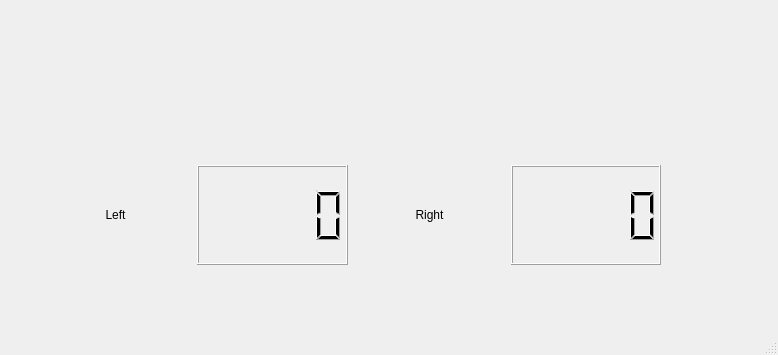
<?xml version="1.0" encoding="UTF-8"?>
<ui version="4.0">
 <class>MainWindow</class>
 <widget class="QMainWindow" name="MainWindow">
  <property name="geometry">
   <rect>
    <x>0</x>
    <y>0</y>
    <width>778</width>
    <height>355</height>
   </rect>
  </property>
  <property name="windowTitle">
   <string>MainWindow</string>
  </property>
  <widget class="QWidget" name="centralwidget">
   <widget class="QLabel" name="label_5">
    <property name="geometry">
     <rect>
      <x>150</x>
      <y>20</y>
      <width>491</width>
      <height>81</height>
     </rect>
    </property>
    <property name="text">
     <string/>
    </property>
    <property name="pixmap">
     <pixmap>../resources/images/snowbot.jpeg</pixmap>
    </property>
   </widget>
   <widget class="QWidget" name="">
    <property name="geometry">
     <rect>
      <x>40</x>
      <y>150</y>
      <width>621</width>
      <height>131</height>
     </rect>
    </property>
    <layout class="QGridLayout" name="gridLayout_3">
     <item row="0" column="0">
      <layout class="QGridLayout" name="gridLayout" rowminimumheight="0">
       <item row="0" column="0">
        <widget class="QLabel" name="label">
         <property name="maximumSize">
          <size>
           <width>200</width>
           <height>100</height>
          </size>
         </property>
         <property name="text">
          <string>Left</string>
         </property>
         <property name="alignment">
          <set>Qt::AlignCenter</set>
         </property>
        </widget>
       </item>
       <item row="0" column="1">
        <widget class="QLCDNumber" name="left_lcd"/>
       </item>
      </layout>
     </item>
     <item row="0" column="1">
      <layout class="QGridLayout" name="gridLayout_2" rowminimumheight="0">
       <item row="0" column="2">
        <widget class="QLCDNumber" name="right_lcd">
         <property name="maximumSize">
          <size>
           <width>200</width>
           <height>100</height>
          </size>
         </property>
        </widget>
       </item>
       <item row="0" column="1">
        <widget class="QLabel" name="label_3">
         <property name="maximumSize">
          <size>
           <width>200</width>
           <height>100</height>
          </size>
         </property>
         <property name="text">
          <string>Right</string>
         </property>
         <property name="alignment">
          <set>Qt::AlignCenter</set>
         </property>
        </widget>
       </item>
      </layout>
     </item>
    </layout>
   </widget>
  </widget>
  <widget class="QMenuBar" name="menubar">
   <property name="geometry">
    <rect>
     <x>0</x>
     <y>0</y>
     <width>778</width>
     <height>22</height>
    </rect>
   </property>
  </widget>
  <widget class="QStatusBar" name="statusbar"/>
 </widget>
 <resources/>
 <connections/>
</ui>
